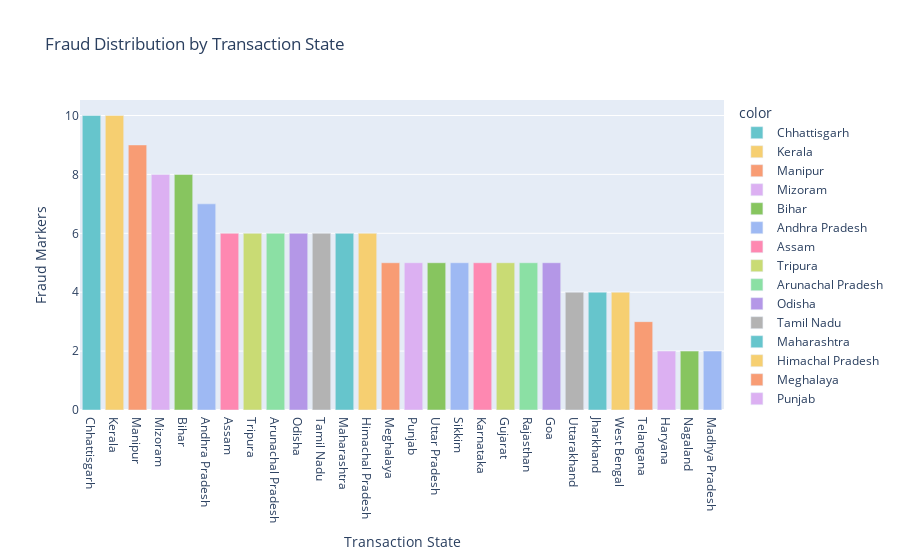

Here is the notebook cell this chart was saved with:
### Code cell
# Plot 7: Relationship between Transaction State and Fraud using bar plot
fig = px.bar(
    x=fraud['Transaction_State'].value_counts().index,
    y=fraud['Transaction_State'].value_counts().values,
    color=fraud['Transaction_State'].value_counts().index,
    title='Fraud Distribution by Transaction State',
    labels={'x': 'Transaction State', 'y': 'Fraud Markers'},
    color_discrete_sequence=px.colors.qualitative.Pastel
)

# Sorting categories by total fraud markers (descending)
fig.update_layout(xaxis={'categoryorder': 'total descending'})

# Display the plot
fig.show()

### Figure 1 — Plotly figure (JSON) as saved in the notebook; plotly's stock layout.template omitted (floating-point values rounded to 4 significant figures)
{"data": [{"alignmentgroup": "True", "hovertemplate": "color=Chhattisgarh<br>Transaction State=%{x}<br>Fraud Markers=%{y}<extra></extra>", "legendgroup": "Chhattisgarh", "marker": {"color": "rgb(102, 197, 204)", "pattern": {"shape": ""}}, "name": "Chhattisgarh", "offsetgroup": "Chhattisgarh", "orientation": "v", "showlegend": true, "textposition": "auto", "type": "bar", "x": ["Chhattisgarh"], "xaxis": "x", "y": [10], "yaxis": "y"}, {"alignmentgroup": "True", "hovertemplate": "color=Kerala<br>Transaction State=%{x}<br>Fraud Markers=%{y}<extra></extra>", "legendgroup": "Kerala", "marker": {"color": "rgb(246, 207, 113)", "pattern": {"shape": ""}}, "name": "Kerala", "offsetgroup": "Kerala", "orientation": "v", "showlegend": true, "textposition": "auto", "type": "bar", "x": ["Kerala"], "xaxis": "x", "y": [10], "yaxis": "y"}, {"alignmentgroup": "True", "hovertemplate": "color=Manipur<br>Transaction State=%{x}<br>Fraud Markers=%{y}<extra></extra>", "legendgroup": "Manipur", "marker": {"color": "rgb(248, 156, 116)", "pattern": {"shape": ""}}, "name": "Manipur", "offsetgroup": "Manipur", "orientation": "v", "showlegend": true, "textposition": "auto", "type": "bar", "x": ["Manipur"], "xaxis": "x", "y": [9], "yaxis": "y"}, {"alignmentgroup": "True", "hovertemplate": "color=Mizoram<br>Transaction State=%{x}<br>Fraud Markers=%{y}<extra></extra>", "legendgroup": "Mizoram", "marker": {"color": "rgb(220, 176, 242)", "pattern": {"shape": ""}}, "name": "Mizoram", "offsetgroup": "Mizoram", "orientation": "v", "showlegend": true, "textposition": "auto", "type": "bar", "x": ["Mizoram"], "xaxis": "x", "y": [8], "yaxis": "y"}, {"alignmentgroup": "True", "hovertemplate": "color=Bihar<br>Transaction State=%{x}<br>Fraud Markers=%{y}<extra></extra>", "legendgroup": "Bihar", "marker": {"color": "rgb(135, 197, 95)", "pattern": {"shape": ""}}, "name": "Bihar", "offsetgroup": "Bihar", "orientation": "v", "showlegend": true, "textposition": "auto", "type": "bar", "x": ["Bihar"], "xaxis": "x", "y": [8], "yaxis": "y"}, {"alignmentgroup": "True", "hovertemplate": "color=Andhra Pradesh<br>Transaction State=%{x}<br>Fraud Markers=%{y}<extra></extra>", "legendgroup": "Andhra Pradesh", "marker": {"color": "rgb(158, 185, 243)", "pattern": {"shape": ""}}, "name": "Andhra Pradesh", "offsetgroup": "Andhra Pradesh", "orientation": "v", "showlegend": true, "textposition": "auto", "type": "bar", "x": ["Andhra Pradesh"], "xaxis": "x", "y": [7], "yaxis": "y"}, {"alignmentgroup": "True", "hovertemplate": "color=Assam<br>Transaction State=%{x}<br>Fraud Markers=%{y}<extra></extra>", "legendgroup": "Assam", "marker": {"color": "rgb(254, 136, 177)", "pattern": {"shape": ""}}, "name": "Assam", "offsetgroup": "Assam", "orientation": "v", "showlegend": true, "textposition": "auto", "type": "bar", "x": ["Assam"], "xaxis": "x", "y": [6], "yaxis": "y"}, {"alignmentgroup": "True", "hovertemplate": "color=Tripura<br>Transaction State=%{x}<br>Fraud Markers=%{y}<extra></extra>", "legendgroup": "Tripura", "marker": {"color": "rgb(201, 219, 116)", "pattern": {"shape": ""}}, "name": "Tripura", "offsetgroup": "Tripura", "orientation": "v", "showlegend": true, "textposition": "auto", "type": "bar", "x": ["Tripura"], "xaxis": "x", "y": [6], "yaxis": "y"}, {"alignmentgroup": "True", "hovertemplate": "color=Arunachal Pradesh<br>Transaction State=%{x}<br>Fraud Markers=%{y}<extra></extra>", "legendgroup": "Arunachal Pradesh", "marker": {"color": "rgb(139, 224, 164)", "pattern": {"shape": ""}}, "name": "Arunachal Pradesh", "offsetgroup": "Arunachal Pradesh", "orientation": "v", "showlegend": true, "textposition": "auto", "type": "bar", "x": ["Arunachal Pradesh"], "xaxis": "x", "y": [6], "yaxis": "y"}, {"alignmentgroup": "True", "hovertemplate": "color=Odisha<br>Transaction State=%{x}<br>Fraud Markers=%{y}<extra></extra>", "legendgroup": "Odisha", "marker": {"color": "rgb(180, 151, 231)", "pattern": {"shape": ""}}, "name": "Odisha", "offsetgroup": "Odisha", "orientation": "v", "showlegend": true, "textposition": "auto", "type": "bar", "x": ["Odisha"], "xaxis": "x", "y": [6], "yaxis": "y"}, {"alignmentgroup": "True", "hovertemplate": "color=Tamil Nadu<br>Transaction State=%{x}<br>Fraud Markers=%{y}<extra></extra>", "legendgroup": "Tamil Nadu", "marker": {"color": "rgb(179, 179, 179)", "pattern": {"shape": ""}}, "name": "Tamil Nadu", "offsetgroup": "Tamil Nadu", "orientation": "v", "showlegend": true, "textposition": "auto", "type": "bar", "x": ["Tamil Nadu"], "xaxis": "x", "y": [6], "yaxis": "y"}, {"alignmentgroup": "True", "hovertemplate": "color=Maharashtra<br>Transaction State=%{x}<br>Fraud Markers=%{y}<extra></extra>", "legendgroup": "Maharashtra", "marker": {"color": "rgb(102, 197, 204)", "pattern": {"shape": ""}}, "name": "Maharashtra", "offsetgroup": "Maharashtra", "orientation": "v", "showlegend": true, "textposition": "auto", "type": "bar", "x": ["Maharashtra"], "xaxis": "x", "y": [6], "yaxis": "y"}, {"alignmentgroup": "True", "hovertemplate": "color=Himachal Pradesh<br>Transaction State=%{x}<br>Fraud Markers=%{y}<extra></extra>", "legendgroup": "Himachal Pradesh", "marker": {"color": "rgb(246, 207, 113)", "pattern": {"shape": ""}}, "name": "Himachal Pradesh", "offsetgroup": "Himachal Pradesh", "orientation": "v", "showlegend": true, "textposition": "auto", "type": "bar", "x": ["Himachal Pradesh"], "xaxis": "x", "y": [6], "yaxis": "y"}, {"alignmentgroup": "True", "hovertemplate": "color=Meghalaya<br>Transaction State=%{x}<br>Fraud Markers=%{y}<extra></extra>", "legendgroup": "Meghalaya", "marker": {"color": "rgb(248, 156, 116)", "pattern": {"shape": ""}}, "name": "Meghalaya", "offsetgroup": "Meghalaya", "orientation": "v", "showlegend": true, "textposition": "auto", "type": "bar", "x": ["Meghalaya"], "xaxis": "x", "y": [5], "yaxis": "y"}, {"alignmentgroup": "True", "hovertemplate": "color=Punjab<br>Transaction State=%{x}<br>Fraud Markers=%{y}<extra></extra>", "legendgroup": "Punjab", "marker": {"color": "rgb(220, 176, 242)", "pattern": {"shape": ""}}, "name": "Punjab", "offsetgroup": "Punjab", "orientation": "v", "showlegend": true, "textposition": "auto", "type": "bar", "x": ["Punjab"], "xaxis": "x", "y": [5], "yaxis": "y"}, {"alignmentgroup": "True", "hovertemplate": "color=Uttar Pradesh<br>Transaction State=%{x}<br>Fraud Markers=%{y}<extra></extra>", "legendgroup": "Uttar Pradesh", "marker": {"color": "rgb(135, 197, 95)", "pattern": {"shape": ""}}, "name": "Uttar Pradesh", "offsetgroup": "Uttar Pradesh", "orientation": "v", "showlegend": true, "textposition": "auto", "type": "bar", "x": ["Uttar Pradesh"], "xaxis": "x", "y": [5], "yaxis": "y"}, {"alignmentgroup": "True", "hovertemplate": "color=Sikkim<br>Transaction State=%{x}<br>Fraud Markers=%{y}<extra></extra>", "legendgroup": "Sikkim", "marker": {"color": "rgb(158, 185, 243)", "pattern": {"shape": ""}}, "name": "Sikkim", "offsetgroup": "Sikkim", "orientation": "v", "showlegend": true, "textposition": "auto", "type": "bar", "x": ["Sikkim"], "xaxis": "x", "y": [5], "yaxis": "y"}, {"alignmentgroup": "True", "hovertemplate": "color=Karnataka<br>Transaction State=%{x}<br>Fraud Markers=%{y}<extra></extra>", "legendgroup": "Karnataka", "marker": {"color": "rgb(254, 136, 177)", "pattern": {"shape": ""}}, "name": "Karnataka", "offsetgroup": "Karnataka", "orientation": "v", "showlegend": true, "textposition": "auto", "type": "bar", "x": ["Karnataka"], "xaxis": "x", "y": [5], "yaxis": "y"}, {"alignmentgroup": "True", "hovertemplate": "color=Gujarat<br>Transaction State=%{x}<br>Fraud Markers=%{y}<extra></extra>", "legendgroup": "Gujarat", "marker": {"color": "rgb(201, 219, 116)", "pattern": {"shape": ""}}, "name": "Gujarat", "offsetgroup": "Gujarat", "orientation": "v", "showlegend": true, "textposition": "auto", "type": "bar", "x": ["Gujarat"], "xaxis": "x", "y": [5], "yaxis": "y"}, {"alignmentgroup": "True", "hovertemplate": "color=Rajasthan<br>Transaction State=%{x}<br>Fraud Markers=%{y}<extra></extra>", "legendgroup": "Rajasthan", "marker": {"color": "rgb(139, 224, 164)", "pattern": {"shape": ""}}, "name": "Rajasthan", "offsetgroup": "Rajasthan", "orientation": "v", "showlegend": true, "textposition": "auto", "type": "bar", "x": ["Rajasthan"], "xaxis": "x", "y": [5], "yaxis": "y"}, {"alignmentgroup": "True", "hovertemplate": "color=Goa<br>Transaction State=%{x}<br>Fraud Markers=%{y}<extra></extra>", "legendgroup": "Goa", "marker": {"color": "rgb(180, 151, 231)", "pattern": {"shape": ""}}, "name": "Goa", "offsetgroup": "Goa", "orientation": "v", "showlegend": true, "textposition": "auto", "type": "bar", "x": ["Goa"], "xaxis": "x", "y": [5], "yaxis": "y"}, {"alignmentgroup": "True", "hovertemplate": "color=Uttarakhand<br>Transaction State=%{x}<br>Fraud Markers=%{y}<extra></extra>", "legendgroup": "Uttarakhand", "marker": {"color": "rgb(179, 179, 179)", "pattern": {"shape": ""}}, "name": "Uttarakhand", "offsetgroup": "Uttarakhand", "orientation": "v", "showlegend": true, "textposition": "auto", "type": "bar", "x": ["Uttarakhand"], "xaxis": "x", "y": [4], "yaxis": "y"}, {"alignmentgroup": "True", "hovertemplate": "color=Jharkhand<br>Transaction State=%{x}<br>Fraud Markers=%{y}<extra></extra>", "legendgroup": "Jharkhand", "marker": {"color": "rgb(102, 197, 204)", "pattern": {"shape": ""}}, "name": "Jharkhand", "offsetgroup": "Jharkhand", "orientation": "v", "showlegend": true, "textposition": "auto", "type": "bar", "x": ["Jharkhand"], "xaxis": "x", "y": [4], "yaxis": "y"}, {"alignmentgroup": "True", "hovertemplate": "color=West Bengal<br>Transaction State=%{x}<br>Fraud Markers=%{y}<extra></extra>", "legendgroup": "West Bengal", "marker": {"color": "rgb(246, 207, 113)", "pattern": {"shape": ""}}, "name": "West Bengal", "offsetgroup": "West Bengal", "orientation": "v", "showlegend": true, "textposition": "auto", "type": "bar", "x": ["West Bengal"], "xaxis": "x", "y": [4], "yaxis": "y"}, {"alignmentgroup": "True", "hovertemplate": "color=Telangana<br>Transaction State=%{x}<br>Fraud Markers=%{y}<extra></extra>", "legendgroup": "Telangana", "marker": {"color": "rgb(248, 156, 116)", "pattern": {"shape": ""}}, "name": "Telangana", "offsetgroup": "Telangana", "orientation": "v", "showlegend": true, "textposition": "auto", "type": "bar", "x": ["Telangana"], "xaxis": "x", "y": [3], "yaxis": "y"}, {"alignmentgroup": "True", "hovertemplate": "color=Haryana<br>Transaction State=%{x}<br>Fraud Markers=%{y}<extra></extra>", "legendgroup": "Haryana", "marker": {"color": "rgb(220, 176, 242)", "pattern": {"shape": ""}}, "name": "Haryana", "offsetgroup": "Haryana", "orientation": "v", "showlegend": true, "textposition": "auto", "type": "bar", "x": ["Haryana"], "xaxis": "x", "y": [2], "yaxis": "y"}, {"alignmentgroup": "True", "hovertemplate": "color=Nagaland<br>Transaction State=%{x}<br>Fraud Markers=%{y}<extra></extra>", "legendgroup": "Nagaland", "marker": {"color": "rgb(135, 197, 95)", "pattern": {"shape": ""}}, "name": "Nagaland", "offsetgroup": "Nagaland", "orientation": "v", "showlegend": true, "textposition": "auto", "type": "bar", "x": ["Nagaland"], "xaxis": "x", "y": [2], "yaxis": "y"}, {"alignmentgroup": "True", "hovertemplate": "color=Madhya Pradesh<br>Transaction State=%{x}<br>Fraud Markers=%{y}<extra></extra>", "legendgroup": "Madhya Pradesh", "marker": {"color": "rgb(158, 185, 243)", "pattern": {"shape": ""}}, "name": "Madhya Pradesh", "offsetgroup": "Madhya Pradesh", "orientation": "v", "showlegend": true, "textposition": "auto", "type": "bar", "x": ["Madhya Pradesh"], "xaxis": "x", "y": [2], "yaxis": "y"}], "layout": {"autosize": true, "barmode": "relative", "legend": {"title": {"text": "color"}, "tracegroupgap": 0}, "title": {"text": "Fraud Distribution by Transaction State"}, "xaxis": {"anchor": "y", "autorange": true, "categoryorder": "total descending", "domain": [0, 1], "range": [-0.5, 27.5], "title": {"text": "Transaction State"}, "type": "category"}, "yaxis": {"anchor": "x", "autorange": true, "domain": [0, 1], "range": [0, 10.53], "title": {"text": "Fraud Markers"}, "type": "linear"}}}
